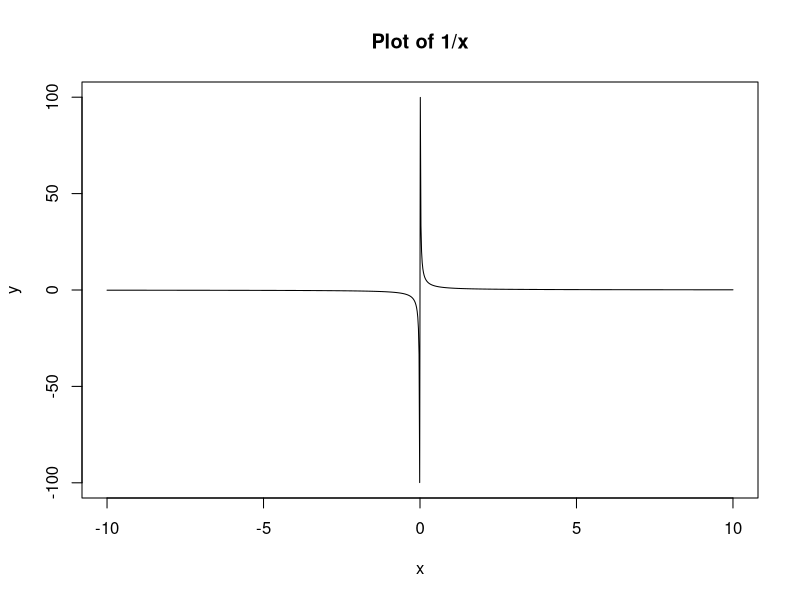
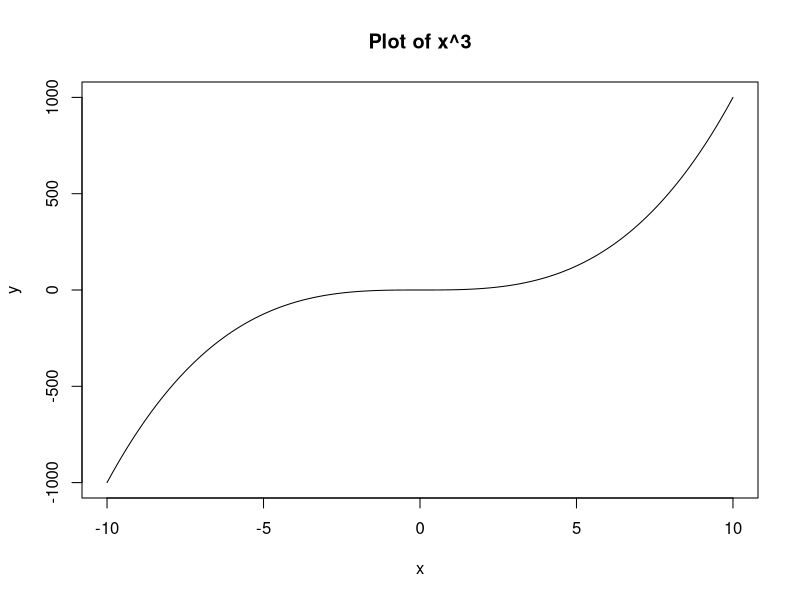
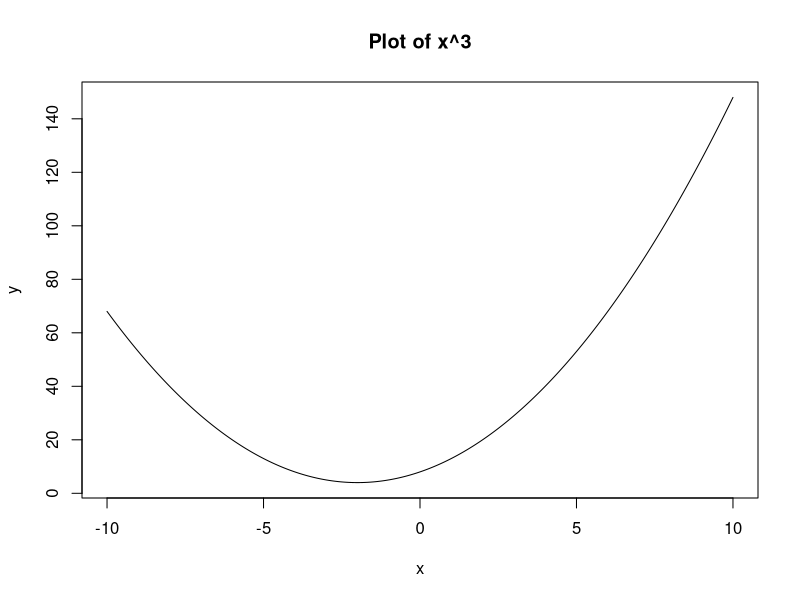

Source code (R) for these figures, in order:
## ---- chunk 1
knitr::opts_chunk$set(echo = TRUE)
## ---- chunk 2
x <- seq(-10, 10, length.out = 1000)

y <- 1/x

plot(x, y, type = "l", xlab = "x", ylab = "y", main = "Plot of 1/x")
## ---- chunk 3
x <- seq(-10, 10, length.out = 1000)

y <- x^3

plot(x, y, type = "l", xlab = "x", ylab = "y", main = "Plot of x^3")
## ---- chunk 4
x <- seq(-10, 10, length.out = 1000)

y <- x^2+4*x+8

plot(x, y, type = "l", xlab = "x", ylab = "y", main = "Plot of x^3") 
